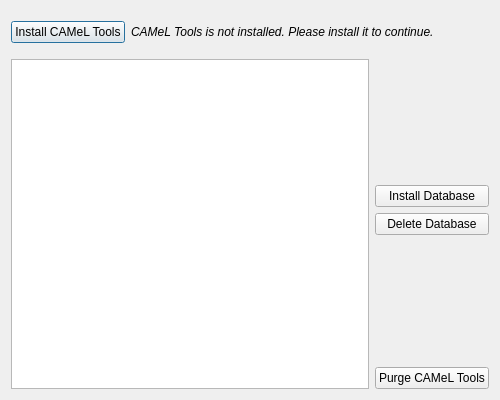
<?xml version="1.0" encoding="UTF-8"?>
<ui version="4.0">
 <class>CamelManagerDialog</class>
 <widget class="QDialog" name="CamelManagerDialog">
  <property name="geometry">
   <rect>
    <x>0</x>
    <y>0</y>
    <width>500</width>
    <height>400</height>
   </rect>
  </property>
  <property name="windowTitle">
   <string>CAMeL Tools Manager</string>
  </property>
  <layout class="QVBoxLayout" name="verticalLayout_2">
   <item>
    <layout class="QVBoxLayout" name="verticalLayout">
     <item>
      <layout class="QHBoxLayout" name="horizontalLayout">
       <property name="topMargin">
        <number>10</number>
       </property>
       <property name="bottomMargin">
        <number>10</number>
       </property>
       <item>
        <widget class="QPushButton" name="camelInstallPushButton">
         <property name="text">
          <string>Install CAMeL Tools</string>
         </property>
        </widget>
       </item>
       <item>
        <widget class="QLabel" name="camelInstallationStatusLabel">
         <property name="font">
          <font>
           <italic>true</italic>
          </font>
         </property>
         <property name="text">
          <string>CAMeL Tools is not installed. Please install it to continue.</string>
         </property>
        </widget>
       </item>
       <item>
        <spacer name="horizontalSpacer">
         <property name="orientation">
          <enum>Qt::Horizontal</enum>
         </property>
         <property name="sizeHint" stdset="0">
          <size>
           <width>40</width>
           <height>20</height>
          </size>
         </property>
        </spacer>
       </item>
      </layout>
     </item>
     <item>
      <layout class="QHBoxLayout" name="horizontalLayout_2">
       <item>
        <widget class="QListWidget" name="databasesListWidget"/>
       </item>
       <item>
        <layout class="QVBoxLayout" name="verticalLayout_3">
         <item>
          <spacer name="verticalSpacer_2">
           <property name="orientation">
            <enum>Qt::Vertical</enum>
           </property>
           <property name="sizeHint" stdset="0">
            <size>
             <width>20</width>
             <height>40</height>
            </size>
           </property>
          </spacer>
         </item>
         <item>
          <widget class="QPushButton" name="installDatabasePushButton">
           <property name="text">
            <string>Install Database</string>
           </property>
          </widget>
         </item>
         <item>
          <widget class="QPushButton" name="deleteDatabasePushButton">
           <property name="text">
            <string>Delete Database</string>
           </property>
          </widget>
         </item>
         <item>
          <spacer name="verticalSpacer">
           <property name="orientation">
            <enum>Qt::Vertical</enum>
           </property>
           <property name="sizeHint" stdset="0">
            <size>
             <width>20</width>
             <height>40</height>
            </size>
           </property>
          </spacer>
         </item>
         <item>
          <widget class="QPushButton" name="purgeCamelPushButton">
           <property name="text">
            <string>Purge CAMeL Tools</string>
           </property>
          </widget>
         </item>
        </layout>
       </item>
      </layout>
     </item>
    </layout>
   </item>
  </layout>
 </widget>
 <resources/>
 <connections/>
</ui>
